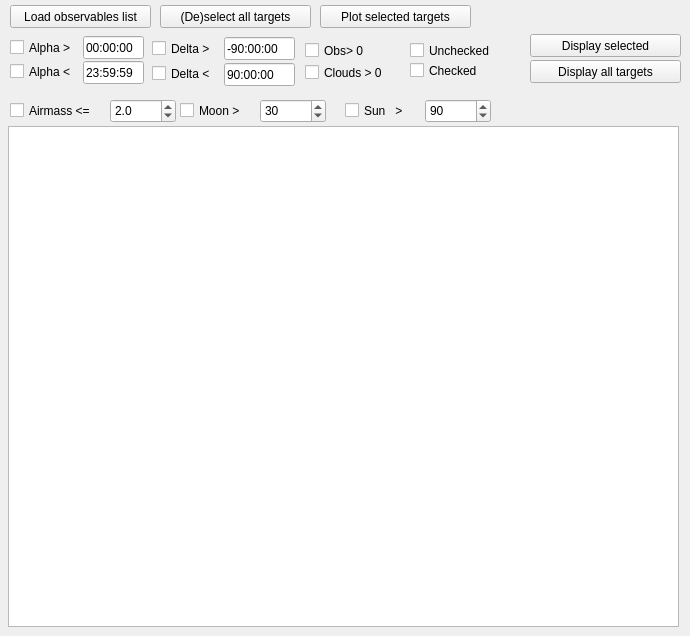
   <widget class="QWidget" name="obs">
    <attribute name="title">
     <string>Observations</string>
    </attribute>
    <widget class="QPushButton" name="loadObs">
     <property name="geometry">
      <rect>
       <x>10</x>
       <y>5</y>
       <width>141</width>
       <height>23</height>
      </rect>
     </property>
     <property name="text">
      <string>Load observables list</string>
     </property>
    </widget>
    <widget class="QTableView" name="listObs">
     <property name="geometry">
      <rect>
       <x>8</x>
       <y>126</y>
       <width>671</width>
       <height>501</height>
      </rect>
     </property>
     <property name="editTriggers">
      <set>QAbstractItemView::NoEditTriggers</set>
     </property>
     <property name="dragEnabled">
      <bool>true</bool>
     </property>
     <property name="alternatingRowColors">
      <bool>true</bool>
     </property>
     <property name="showGrid">
      <bool>true</bool>
     </property>
     <property name="gridStyle">
      <enum>Qt::DashLine</enum>
     </property>
     <property name="sortingEnabled">
      <bool>true</bool>
     </property>
     <attribute name="horizontalHeaderDefaultSectionSize">
      <number>100</number>
     </attribute>
     <attribute name="horizontalHeaderMinimumSectionSize">
      <number>25</number>
     </attribute>
    </widget>
    <widget class="QPushButton" name="updatePlotObs">
     <property name="geometry">
      <rect>
       <x>320</x>
       <y>5</y>
       <width>151</width>
       <height>23</height>
      </rect>
     </property>
     <property name="text">
      <string>Plot selected targets</string>
     </property>
    </widget>
    <widget class="QPushButton" name="updateSelectall">
     <property name="geometry">
      <rect>
       <x>160</x>
       <y>5</y>
       <width>151</width>
       <height>23</height>
      </rect>
     </property>
     <property name="text">
      <string>(De)select all targets</string>
     </property>
    </widget>
    <widget class="QPushButton" name="displaySelectedObs">
     <property name="geometry">
      <rect>
       <x>530</x>
       <y>34</y>
       <width>151</width>
       <height>23</height>
      </rect>
     </property>
     <property name="text">
      <string>Display selected</string>
     </property>
    </widget>
    <widget class="QCheckBox" name="toggleAirmassObs">
     <property name="geometry">
      <rect>
       <x>10</x>
       <y>100</y>
       <width>101</width>
       <height>21</height>
      </rect>
     </property>
     <property name="text">
      <string>Airmass &lt;=</string>
     </property>
    </widget>
    <widget class="QDoubleSpinBox" name="airmassMaxObs">
     <property name="geometry">
      <rect>
       <x>110</x>
       <y>99</y>
       <width>66</width>
       <height>24</height>
      </rect>
     </property>
     <property name="decimals">
      <number>1</number>
     </property>
     <property name="minimum">
      <double>1.100000000000000</double>
     </property>
     <property name="maximum">
      <double>10.000000000000000</double>
     </property>
     <property name="singleStep">
      <double>0.100000000000000</double>
     </property>
     <property name="value">
      <double>2.000000000000000</double>
     </property>
    </widget>
    <widget class="QPushButton" name="displayAllObs">
     <property name="geometry">
      <rect>
       <x>530</x>
       <y>60</y>
       <width>151</width>
       <height>23</height>
      </rect>
     </property>
     <property name="text">
      <string>Display all targets</string>
     </property>
    </widget>
    <widget class="QCheckBox" name="toggleMoondistObs">
     <property name="geometry">
      <rect>
       <x>180</x>
       <y>100</y>
       <width>101</width>
       <height>21</height>
      </rect>
     </property>
     <property name="text">
      <string>Moon &gt;</string>
     </property>
    </widget>
    <widget class="QDoubleSpinBox" name="moondistMinObs">
     <property name="geometry">
      <rect>
       <x>260</x>
       <y>99</y>
       <width>66</width>
       <height>24</height>
      </rect>
     </property>
     <property name="decimals">
      <number>0</number>
     </property>
     <property name="maximum">
      <double>180.000000000000000</double>
     </property>
     <property name="value">
      <double>30.000000000000000</double>
     </property>
    </widget>
    <widget class="QDoubleSpinBox" name="sundistMinObs">
     <property name="geometry">
      <rect>
       <x>425</x>
       <y>99</y>
       <width>66</width>
       <height>24</height>
      </rect>
     </property>
     <property name="decimals">
      <number>0</number>
     </property>
     <property name="maximum">
      <double>180.000000000000000</double>
     </property>
     <property name="value">
      <double>90.000000000000000</double>
     </property>
    </widget>
    <widget class="QCheckBox" name="toggleSundistObs">
     <property name="geometry">
      <rect>
       <x>345</x>
       <y>100</y>
       <width>101</width>
       <height>21</height>
      </rect>
     </property>
     <property name="text">
      <string>Sun   &gt;</string>
     </property>
    </widget>
    <widget class="QCheckBox" name="toggleUncheckedObs">
     <property name="geometry">
      <rect>
       <x>410</x>
       <y>40</y>
       <width>111</width>
       <height>21</height>
      </rect>
     </property>
     <property name="text">
      <string>Unchecked</string>
     </property>
    </widget>
    <widget class="QCheckBox" name="toggleObservabilityObs">
     <property name="geometry">
      <rect>
       <x>305</x>
       <y>40</y>
       <width>81</width>
       <height>21</height>
      </rect>
     </property>
     <property name="text">
      <string>Obs&gt; 0</string>
     </property>
    </widget>
    <widget class="QCheckBox" name="toggleCloudsObs">
     <property name="geometry">
      <rect>
       <x>305</x>
       <y>62</y>
       <width>101</width>
       <height>21</height>
      </rect>
     </property>
     <property name="text">
      <string>Clouds &gt; 0</string>
     </property>
    </widget>
    <widget class="QCheckBox" name="toggleCheckedObs">
     <property name="geometry">
      <rect>
       <x>410</x>
       <y>60</y>
       <width>111</width>
       <height>21</height>
      </rect>
     </property>
     <property name="text">
      <string>Checked</string>
     </property>
    </widget>
    <widget class="QCheckBox" name="toggleAlphaMinObs">
     <property name="geometry">
      <rect>
       <x>10</x>
       <y>37</y>
       <width>71</width>
       <height>21</height>
      </rect>
     </property>
     <property name="text">
      <string>Alpha &gt;</string>
     </property>
    </widget>
    <widget class="QCheckBox" name="toggleAlphaMaxObs">
     <property name="geometry">
      <rect>
       <x>10</x>
       <y>61</y>
       <width>71</width>
       <height>21</height>
      </rect>
     </property>
     <property name="text">
      <string>Alpha &lt;</string>
     </property>
    </widget>
    <widget class="QLineEdit" name="deltaMinObs">
     <property name="geometry">
      <rect>
       <x>224</x>
       <y>37</y>
       <width>71</width>
       <height>23</height>
      </rect>
     </property>
     <property name="text">
      <string>-90:00:00</string>
     </property>
    </widget>
    <widget class="QLineEdit" name="deltaMaxObs">
     <property name="geometry">
      <rect>
       <x>224</x>
       <y>63</y>
       <width>71</width>
       <height>23</height>
      </rect>
     </property>
     <property name="text">
      <string>90:00:00</string>
     </property>
    </widget>
    <widget class="QCheckBox" name="toggleDeltaMinObs">
     <property name="geometry">
      <rect>
       <x>152</x>
       <y>38</y>
       <width>71</width>
       <height>21</height>
      </rect>
     </property>
     <property name="text">
      <string>Delta &gt;</string>
     </property>
    </widget>
    <widget class="QCheckBox" name="toggleDeltaMaxObs">
     <property name="geometry">
      <rect>
       <x>152</x>
       <y>63</y>
       <width>71</width>
       <height>21</height>
      </rect>
     </property>
     <property name="text">
      <string>Delta &lt;</string>
     </property>
    </widget>
    <widget class="QLineEdit" name="alphaMinObs">
     <property name="geometry">
      <rect>
       <x>83</x>
       <y>36</y>
       <width>61</width>
       <height>23</height>
      </rect>
     </property>
     <property name="text">
      <string>00:00:00</string>
     </property>
    </widget>
    <widget class="QLineEdit" name="alphaMaxObs">
     <property name="geometry">
      <rect>
       <x>83</x>
       <y>61</y>
       <width>61</width>
       <height>23</height>
      </rect>
     </property>
     <property name="text">
      <string>23:59:59</string>
     </property>
    </widget>
   </widget>
